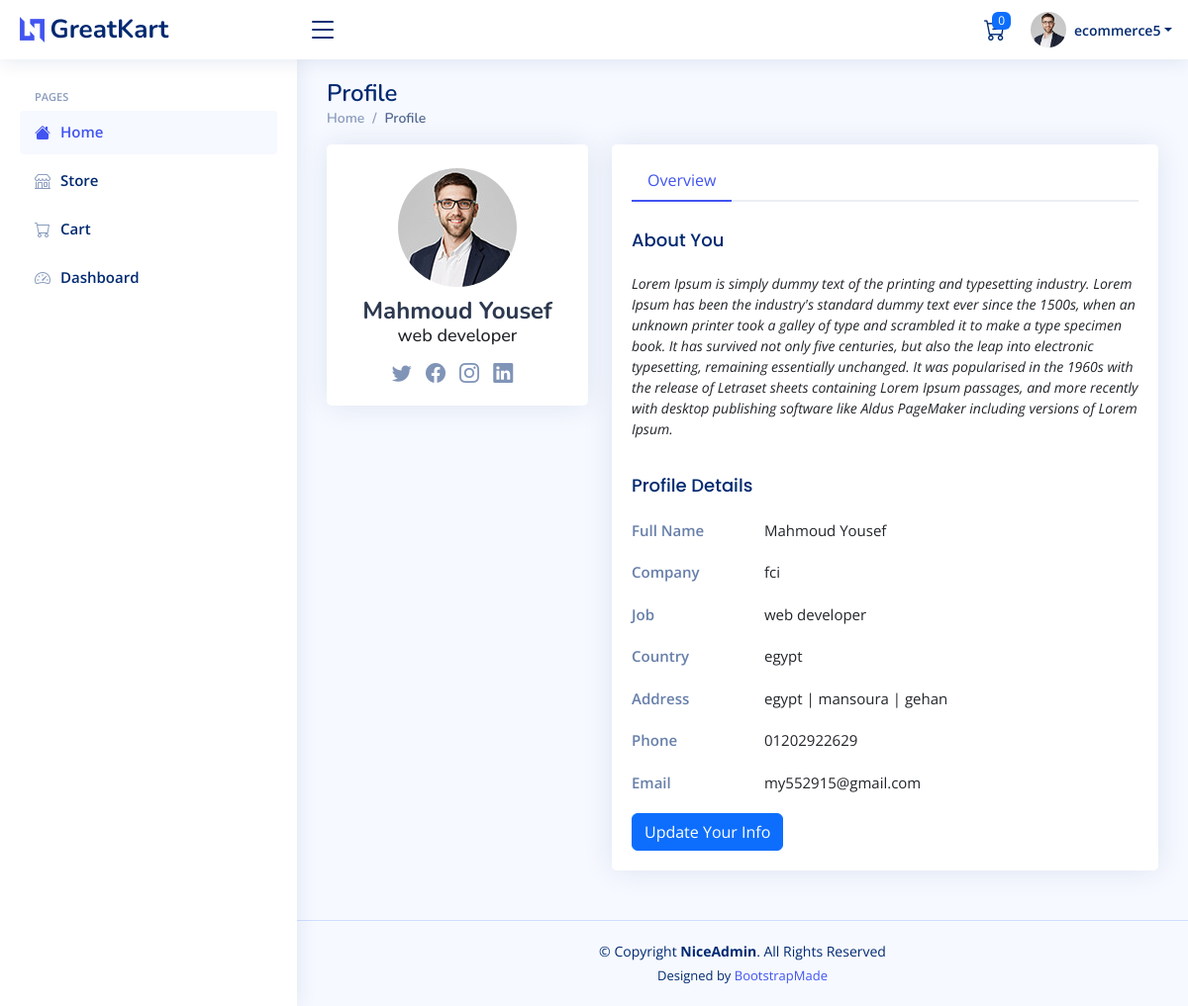
/accounts/profile/ (signed in), run on the app's committed database.
### accounts/models.py (models this page shows, shortened)
class Profile(models.Model):
    user = models.OneToOneField(User,on_delete=models.CASCADE)
    phone_number = models.CharField(max_length=20)
    headline = models.CharField(max_length=50 , blank=True, null=True)
    city = models.CharField(max_length=50)
    image = models.ImageField(upload_to='users/')
    about = models.TextField(max_length=4000 , blank=True , null=True)
    country = models.CharField(max_length=50 ,blank=True, null=True)
    company = models.CharField(max_length=100 ,blank=True, null=True)
    address_line_1 = models.CharField( max_length=50 , blank=True)
    address_line_2 = models.CharField( max_length=50 , blank=True)
    fb_link = models.URLField( max_length=200 , blank=True , null=True)
    twitter_link = models.URLField( max_length=200, blank=True , null=True)
    instagram_link = models.URLField( max_length=200, blank=True , null=True)
    linked_in_link = models.URLField( max_length=200, blank=True , null=True)
    def full_name(self):
        return f'{self.user.first_name} {self.user.last_name}'
    def full_address(self):
        return f"{self.country} | {self.city} | {self.address_line_1} {self.address_line_2}"

### accounts/views.py (the view)
# urls.py: path('profile/' , views.profile , name='profile'),
@login_required(login_url='login')
def profile(request):
    profile=Profile.objects.get(user=request.user)
    return render(request,'profile/profile.html',{'profile':profile})

### accounts/favorite_context.py (called while the page is built)
def counter(request):
    product_counter = 0
    if request.user.is_authenticated:
        if 'admin' in request.path:
            return{}
        else :
            try :
                user_favourites = Product.objects.filter(like=request.user)
                product_counter = user_favourites.count()
            except Product.DoesNotExist:
                product_counter=0
    return dict(product_counter=product_counter)

### carts/context_processors.py (called while the page is built)
def counter(request):
    cart_count = 0
    if 'admin' in request.path:
        return{}
    else :
        try :
            cart = Cart.objects.filter(cart_id=_cart_id(request))
            if request.user.is_authenticated:
                cart_items = CartItem.objects.all().filter(user=request.user)
            else :
                cart_items = CartItem.objects.all().filter(cart=cart[:1])
            for cart_item in cart_items:
                cart_count+=cart_item.quantity
        except Cart.DoesNotExist:
            cart_count=0
    return dict(cart_count=cart_count)

### carts/views.py (called while the page is built)
def _cart_id(request):
    cart = request.session.session_key
    if not cart:
        cart = request.session.create()
    return cart

### category/context_processor.py (called while the page is built)
def menu_links(request):
    links = Category.objects.all()[:10]
    return dict(links=links)

### accounts/templates/profile/profile.html (shortened to what this page needs)
{% load static %}
{% load django_bootstrap5 %}
<!DOCTYPE html>
<html lang="en">
<head>
    <link href="{% static 'user-profile/assets/vendor/bootstrap/css/bootstrap.min.css'%}" rel="stylesheet">
    <link href="{% static 'user-profile/assets/vendor/bootstrap-icons/bootstrap-icons.css'%}" rel="stylesheet">
    <link href="{% static 'user-profile/assets/vendor/boxicons/css/boxicons.min.css'%}" rel="stylesheet">
    <link href="{% static 'user-profile/assets/vendor/quill/quill.snow.css'%}" rel="stylesheet">
    <link href="{% static 'user-profile/assets/vendor/quill/quill.bubble.css'%}" rel="stylesheet">
    <link href="{% static 'user-profile/assets/vendor/remixicon/remixicon.css'%}" rel="stylesheet">
    <link href="{% static 'user-profile/assets/vendor/simple-datatables/style.css'%}" rel="stylesheet">
    <link href="{% static 'user-profile/assets/css/style.css'%}" rel="stylesheet">
</head>
<body>
    <header id="header" class="header fixed-top d-flex align-items-center">
        <div class="d-flex align-items-center justify-content-between">
            <a href="/" class="logo d-flex align-items-center">
                <img src="assets/img/logo.png" alt="">
                <span class="d-none d-lg-block">GreatKart</span>
            </a>
            <i class="bi bi-list toggle-sidebar-btn"></i>
        </div>
        <nav class="header-nav ms-auto">
            <ul class="d-flex align-items-center">
                <a class="nav-link nav-icon" href="{% url 'carts:cart'%}">
                    <i class="bi bi-cart-dash"></i>
                    <span class="badge bg-primary badge-number">{{cart_count}}</span>
                </a>
                <li class="nav-item dropdown pe-3">
                    <a class="nav-link nav-profile d-flex align-items-center pe-0" href="#" data-bs-toggle="dropdown">
                        <img src="{{profile.image.url}}" alt="Profile" class="rounded-circle">
                        <span class="d-none d-md-block dropdown-toggle ps-2">{{profile.user.username}}</span>
                    </a>
                </li>
            </ul>
        </nav>
    </header>
    <aside id="sidebar" class="sidebar">
        <ul class="sidebar-nav" id="sidebar-nav">
            <li class="nav-heading">Pages</li>
            <li class="nav-item">
                <a class="nav-link " href="/">
                    <i class="bi bi-house-fill"></i>
                    <span>Home</span>
                </a>
            </li>
            <li class="nav-item">
                <a class="nav-link collapsed" href="{% url 'store:store'%}">
                    <i class="bi bi-shop"></i>
                    <span>Store</span>
                </a>
            </li>
            <li class="nav-item">
                <a class="nav-link collapsed" href="{% url 'carts:cart'%}">
                    <i class="bi bi-cart"></i>
                    <span>Cart</span>
                </a>
            </li>
            <li class="nav-item">
                <a class="nav-link collapsed" href="{% url 'accounts:dashboard'%}">
                    <i class="bi bi-speedometer2"></i>
                    <span>Dashboard</span>
                </a>
            </li>
        </ul>
    </aside>
    <main id="main" class="main">
        <div class="pagetitle">
            <h1>Profile</h1>
            <nav>
                <ol class="breadcrumb">
                    <li class="breadcrumb-item"><a href="/">Home</a></li>
                    <li class="breadcrumb-item active">Profile</li>
                </ol>
            </nav>
        </div>
        <section class="section profile">
            <div class="row">
                <div class="col-xl-4">
                    <div class="card">
                        <div class="card-body profile-card pt-4 d-flex flex-column align-items-center">
                            {% if profile.image %}
                            <img src="{{profile.image.url}}" alt="Profile" class="rounded-circle">
                            {% else %}
                            <img src="https://bootdey.com/img/Content/avatar/avatar7.png" alt="user_picture"
                                class="rounded-circle" width="150">
                            {% endif %}
                            <h2>{{profile.full_name}}</h2>
                            <h3>{{profile.headline}}</h3>
                            <div class="social-links mt-2">
                                <a href="{{profile.twitter_link}}" class="twitter"><i class="bi bi-twitter"></i></a>
                                <a href="{{profile.fb_link}}" class="facebook"><i class="bi bi-facebook"></i></a>
                                <a href="{{profile.instagram_link}}" class="instagram"><i
                                        class="bi bi-instagram"></i></a>
                                <a href="{{profile.linked_in_link}}" class="linkedin"><i class="bi bi-linkedin"></i></a>
                            </div>
                        </div>
                    </div>
                </div>
                <div class="col-xl-8">
                    <div class="card">
                        <div class="card-body pt-3">
                            <ul class="nav nav-tabs nav-tabs-bordered">
                                <li class="nav-item">
                                    <button class="nav-link active" data-bs-toggle="tab"
                                        data-bs-target="#profile-overview">Overview</button>
                                </li>
                            </ul>
                            <div class="tab-content pt-2">
                                <div class="tab-pane fade show active profile-overview" id="profile-overview">
                                    <h5 class="card-title">About You</h5>
                                    <p class="small fst-italic">{{profile.about}}</p>
                                    <h5 class="card-title">Profile Details</h5>
                                    {% if profile.full_name %}
                                    <div class="row">
                                        <div class="col-lg-3 col-md-4 label ">Full Name</div>
                                        <div class="col-lg-9 col-md-8">{{profile.full_name}}</div>
                                    </div>
                                    {% endif %}
                                    {% if profile.company %}
                                    <div class="row">
                                        <div class="col-lg-3 col-md-4 label">Company</div>
                                        <div class="col-lg-9 col-md-8">{{profile.company}}</div>
                                    </div>
                                    {% endif %}
                                    {% if profile.headline %}
                                    <div class="row">
                                        <div class="col-lg-3 col-md-4 label">Job</div>
                                        <div class="col-lg-9 col-md-8">{{profile.headline}}</div>
                                    </div>
                                    {% endif %}
                                    {% if profile.country %}
                                    <div class="row">
                                        <div class="col-lg-3 col-md-4 label">Country</div>
                                        <div class="col-lg-9 col-md-8">{{profile.country}}</div>
                                    </div>
                                    {% endif %}
                                    {% if profile.full_address %}
                                    <div class="row">
                                        <div class="col-lg-3 col-md-4 label">Address</div>
                                        <div class="col-lg-9 col-md-8">{{profile.full_address}}</div>
                                    </div>
                                    {% endif %}
                                    {% if profile.phone_number %}
                                    <div class="row">
                                        <div class="col-lg-3 col-md-4 label">Phone</div>
                                        <div class="col-lg-9 col-md-8">{{profile.phone_number}}</div>
                                    </div>
                                    {% endif %}
                                    {% if profile.user.email %}
                                    <div class="row">
                                        <div class="col-lg-3 col-md-4 label">Email</div>
                                        <div class="col-lg-9 col-md-8">{{profile.user.email}}</div>
                                    </div>
                                    {% endif %}
                                </div>
                                <a href="{% url 'accounts:edit_profile'%}">{% bootstrap_button button_type="submit" content="Update Your Info" %}</a>
                            </div>
                        </div>
                    </div>
                </div>
            </div>
        </section>
    </main>
    <footer id="footer" class="footer">
        <div class="copyright">
            &copy; Copyright <strong><span>NiceAdmin</span></strong>. All Rights Reserved
        </div>
        <div class="credits">
            Designed by <a href="https://bootstrapmade.com/">BootstrapMade</a>
        </div>
    </footer>
</body>
</html>

### static/user-profile/assets/css/style.css (style rules this page uses)
:root { scroll-behavior: smooth; }
body { font-family: "Open Sans", sans-serif; background: #f6f9ff; color: #444444; }
a { color: #4154f1; text-decoration: none; }
h1, h2, h3, h4, h5, h6 { font-family: "Nunito", sans-serif; }
#main { margin-top: 60px; padding: 20px 30px; transition: all 0.3s; }
.pagetitle { margin-bottom: 10px; }
.pagetitle h1 { font-size: 24px; margin-bottom: 0; font-weight: 600; color: #012970; }
.card { margin-bottom: 30px; border: none; border-radius: 5px; box-shadow: 0px 0 30px rgba(1, 41, 112, 0.1); }
.card-title { padding: 20px 0 15px 0; font-size: 18px; font-weight: 500; color: #012970; font-family: "Poppins", sans-serif; }
.card-body { padding: 0 20px 20px 20px; }
.breadcrumb { font-size: 14px; font-family: "Nunito", sans-serif; color: #899bbd; font-weight: 600; }
.breadcrumb a { color: #899bbd; transition: 0.3s; }
.breadcrumb .breadcrumb-item::before { color: #899bbd; }
.breadcrumb .active { color: #51678f; font-weight: 600; }
.nav-tabs-bordered { border-bottom: 2px solid #ebeef4; }
.nav-tabs-bordered .nav-link { margin-bottom: -2px; border: none; color: #2c384e; }
.nav-tabs-bordered .nav-link.active { background-color: #fff; color: #4154f1; border-bottom: 2px solid #4154f1; }
.logo { line-height: 1; }
@media (min-width: 1200px) { .logo { width: 280px; } }
.logo img { max-height: 26px; margin-right: 6px; }
.logo span { font-size: 26px; font-weight: 700; color: #012970; font-family: "Nunito", sans-serif; }
.header { transition: all 0.5s; z-index: 997; height: 60px; box-shadow: 0px 2px 20px rgba(1, 41, 112, 0.1); background-color: #fff; padding-left: 20px; }
.header .toggle-sidebar-btn { font-size: 32px; padding-left: 10px; cursor: pointer; color: #012970; }
.header-nav ul { list-style: none; }
.header-nav>ul { margin: 0; padding: 0; }
.header-nav .nav-icon { font-size: 22px; color: #012970; margin-right: 25px; position: relative; }
.header-nav .nav-profile { color: #012970; }
.header-nav .nav-profile img { max-height: 36px; }
.header-nav .nav-profile span { font-size: 14px; font-weight: 600; }
.header-nav .badge-number { position: absolute; inset: -2px -5px auto auto; font-weight: normal; font-size: 12px; padding: 3px 6px; }
.sidebar { position: fixed; top: 60px; left: 0; bottom: 0; width: 300px; z-index: 996; transition: all 0.3s; padding: 20px; overflow-y: auto; scrollbar-width: thin; scrollbar-color: #aab7cf transparent; box-shadow: 0px 0px 20px rgba(1, 41, 112, 0.1); background-color: #fff; }
@media (min-width: 1200px) { #main, #footer { margin-left: 300px; } }
.sidebar-nav { padding: 0; margin: 0; list-style: none; }
.sidebar-nav li { padding: 0; margin: 0; list-style: none; }
.sidebar-nav .nav-item { margin-bottom: 5px; }
.sidebar-nav .nav-heading { font-size: 11px; text-transform: uppercase; color: #899bbd; font-weight: 600; margin: 10px 0 5px 15px; }
.sidebar-nav .nav-link { display: flex; align-items: center; font-size: 15px; font-weight: 600; color: #4154f1; transition: 0.3; background: #f6f9ff; padding: 10px 15px; border-radius: 4px; }
.sidebar-nav .nav-link i { font-size: 16px; margin-right: 10px; color: #4154f1; }
.sidebar-nav .nav-link.collapsed { color: #012970; background: #fff; }
.sidebar-nav .nav-link.collapsed i { color: #899bbd; }
.profile .profile-card img { max-width: 120px; }
.profile .profile-card h2 { font-size: 24px; font-weight: 700; color: #2c384e; margin: 10px 0 0 0; }
.profile .profile-card h3 { font-size: 18px; }
.profile .profile-card .social-links a { font-size: 20px; display: inline-block; color: rgba(1, 41, 112, 0.5); line-height: 0; margin-right: 10px; transition: 0.3s; }
.profile .profile-overview .row { margin-bottom: 20px; font-size: 15px; }
.profile .profile-overview .card-title { color: #012970; }
.profile .profile-overview .label { font-weight: 600; color: rgba(1, 41, 112, 0.6); }
.footer { padding: 20px 0; font-size: 14px; transition: all 0.3s; border-top: 1px solid #cddfff; }
.footer .copyright { text-align: center; color: #012970; }
.footer .credits { padding-top: 5px; text-align: center; font-size: 13px; color: #012970; }

### data on the page
Profile: image (picture), user.username "ecommerce5", full_name "Mahmoud Yousef", headline "web developer", about "Lorem Ipsum is simply dummy text of the printing and typesetting industry. Lorem Ipsum has been the industry's standard dummy text ever since the 1500s, when an unknown printer took a galley of type and scrambled it to make a type specimen book. It has survived not only five centuries, but also the leap into electronic typesetting, remaining essentially unchanged. It was popularised in the 1960s with the release of Letraset sheets containing Lorem Ipsum passages, and more recently with desktop publishing software like Aldus PageMaker including versions of Lorem Ipsum.", company "fci", country "egypt", full_address "egypt | mansoura | gehan", phone_number "01202922629", user.email "my552915@gmail.com"

### other printed values
{{ cart_count }} "0"
